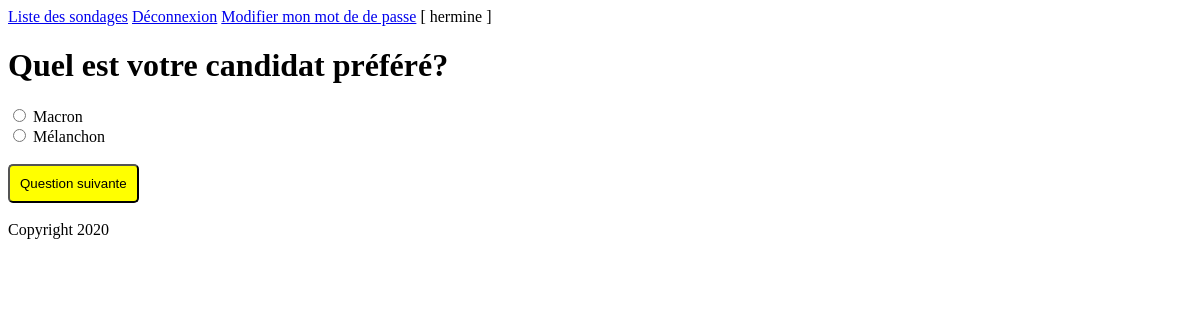
Screenshot of /repondre_sondage/1/0 (signed in) with the database file from the repository.
### appli/models.py (models this page shows, shortened)
class Question(models.Model):
    intitule = models.CharField(max_length=255)
    sondage = models.ForeignKey(Sondage, on_delete=models.CASCADE)
    proposition1 = models.CharField(max_length=255)
    proposition2 = models.CharField(max_length=255)
    proposition3 = models.CharField(max_length=255, blank=True)
    proposition4 = models.CharField(max_length=255, blank=True)

### appli/views.py (the view)
# urls.py: path('repondre_sondage/<int:id_sondage>/<int:id_question>', views.repondre_sondage, name='repondre_sondage'),
def repondre_sondage(request, id_sondage, id_question):
    sondage = Sondage.objects.filter(id=id_sondage).first()
    question = None
    for quest_act in sondage.question_set.all():
        if quest_act.id>id_question:
            question = quest_act
            break
    if question == None:
        return render(request, "repondre_sondage_fin.html", {'sondage': sondage})
    return render(request, "repondre_sondage.html", {'question': question})

### appli/templates/repondre_sondage.html (shortened to what this page needs)
{% extends 'TEMPLATE.html' %}
{% block body %}
    <h1>{{ question.intitule }}</h1>
    <form action="{% url 'enregistrer_reponse' %}" method="post">
        <input type="radio" name="choix" value="1">
        <label>{{ question.proposition1 }}</label>
        <br>
        <input type="radio" name="choix" value="2">
        <label>{{ question.proposition2 }}</label>
        <br>
        <br>
        <input type="submit" value="Question suivante">
    </form>
{% endblock %}

### appli/templates/TEMPLATE.html (shortened to what this page needs)
{% load static %}
<!DOCTYPE html>
<html lang="en">
<head>
    <link rel="stylesheet" type="text/css" href="{% static 'appli/sondage.css' %}">
</head>
<body>
    <nav>
        {% if user.is_authenticated %}
            <a href="{% url 'liste_sondages' %}">Liste des sondages</a>
            <a href="{% url 'deconnexion' %}">Déconnexion</a>
            <a href="{% url 'modifier_mdp_get' %}">Modifier mon mot de de passe</a>
            [ {{ user }} ]
        {% else %}
            <a href="{% url 'connexion_get' %}">Connexion</a>
            <a href="{% url 'inscription_get' %}">Inscription</a>
        {% endif %}
    </nav>
    <main>
        {% block body %}{% endblock %}
    </main>
    <footer>
     <br>   Copyright 2020
    </footer>
</body>
</html>

### appli/static/appli/sondage.css (style rules this page uses)
body { font-family: cursive; }
input[type=submit], select, input[type=text], input[type=password] { border-radius: 5px; background-color: yellow; padding: 10px; }

### rows the page displays
Question: intitule "Quel est votre candidat préféré?", proposition1 "Macron", proposition2 "Mélanchon"

### other values shown
{{ user }} "hermine"
